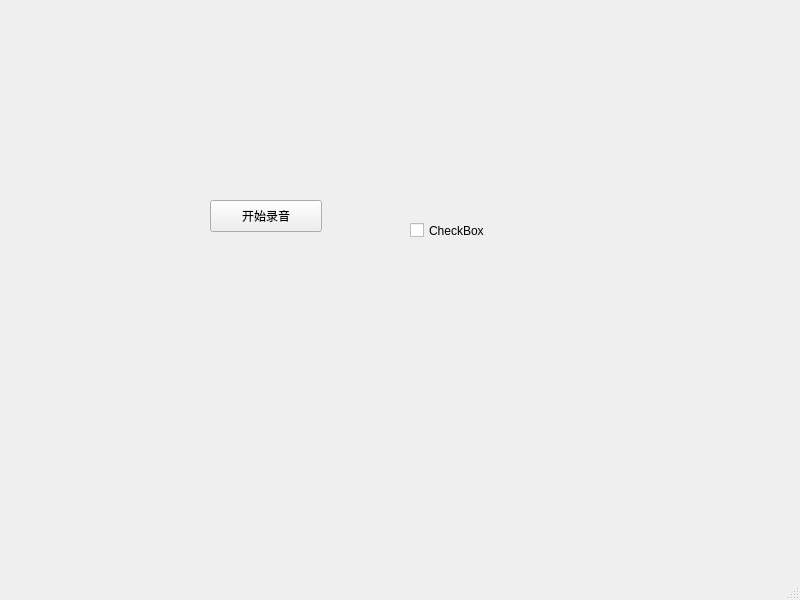
<?xml version="1.0" encoding="UTF-8"?>
<ui version="4.0">
 <class>MainWindow</class>
 <widget class="QMainWindow" name="MainWindow">
  <property name="geometry">
   <rect>
    <x>0</x>
    <y>0</y>
    <width>800</width>
    <height>600</height>
   </rect>
  </property>
  <property name="windowTitle">
   <string>MainWindow</string>
  </property>
  <widget class="QWidget" name="centralwidget">
   <widget class="QPushButton" name="audioButton">
    <property name="geometry">
     <rect>
      <x>210</x>
      <y>200</y>
      <width>112</width>
      <height>32</height>
     </rect>
    </property>
    <property name="text">
     <string>开始录音</string>
    </property>
   </widget>
   <widget class="QCheckBox" name="checkBox">
    <property name="geometry">
     <rect>
      <x>410</x>
      <y>200</y>
      <width>101</width>
      <height>61</height>
     </rect>
    </property>
    <property name="text">
     <string>CheckBox</string>
    </property>
   </widget>
  </widget>
  <widget class="QMenuBar" name="menubar">
   <property name="geometry">
    <rect>
     <x>0</x>
     <y>0</y>
     <width>800</width>
     <height>22</height>
    </rect>
   </property>
  </widget>
  <widget class="QStatusBar" name="statusbar"/>
 </widget>
 <resources/>
 <connections/>
</ui>
